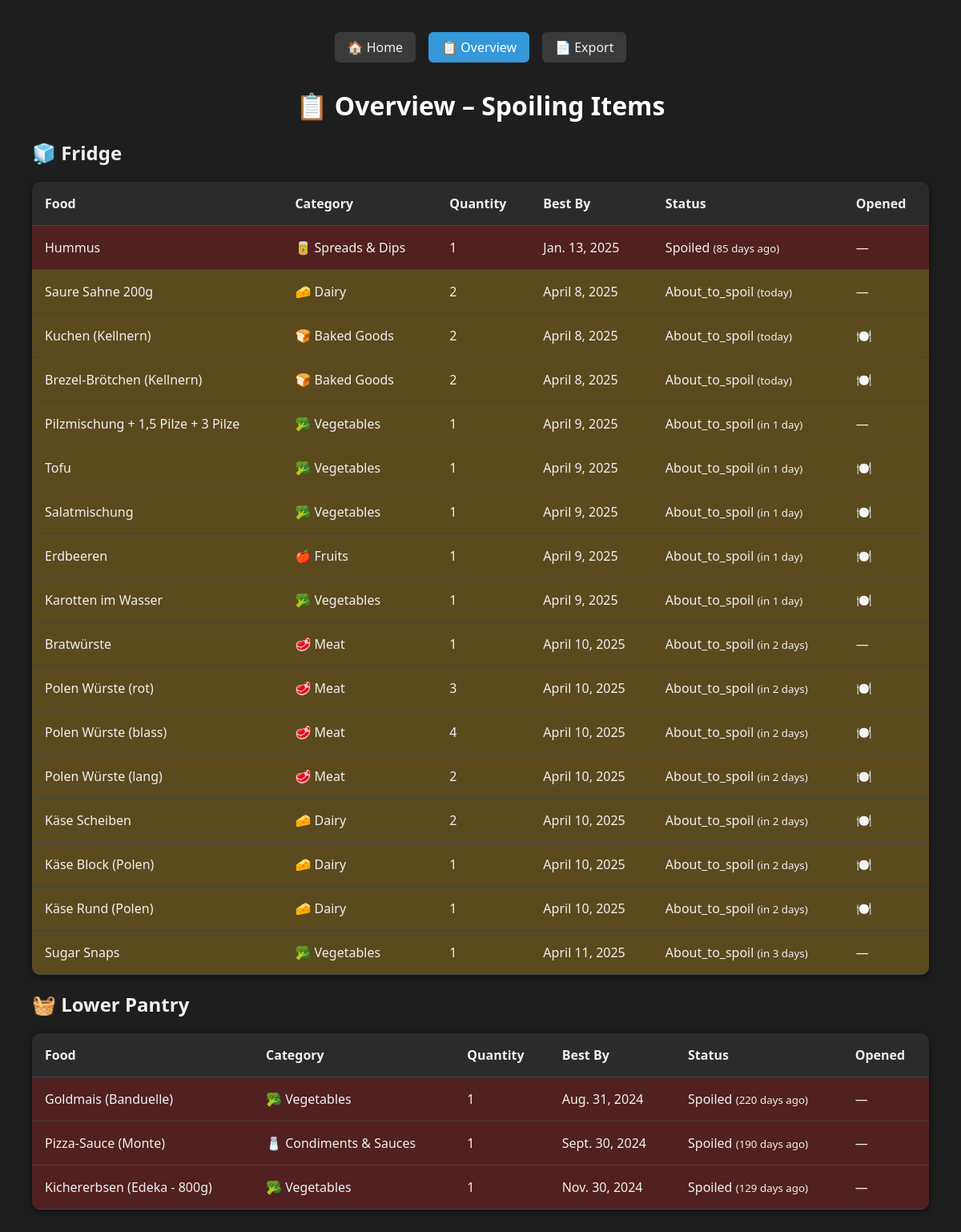
The page /overview/ on the database its author committed.
### fridge/models.py (models this page shows)
class FoodItem(models.Model):
    CATEGORY_CHOICES = [
        ('vegetables', '🥦 Vegetables'),
        ('fruits', '🍎 Fruits'),
        ('dairy', '🧀 Dairy'),
        ('meat', '🥩 Meat'),
        ('poultry', '🍗 Poultry'),
        ('fish', '🐟 Fish & Seafood'),
        ('eggs', '🥚 Eggs'),
        ('baked', '🍞 Baked Goods'),
        ('leftovers', '🍱 Leftovers'),
        ('spreads', '🥫 Spreads & Dips'),
        ('condiments', '🧂 Condiments & Sauces'),
        ('beverages', '🧃 Beverages'),
        ('frozen', '🧊 Frozen Foods'),
        ('snacks', '🍪 Snacks & Sweets'),
        ('prepared', '🍽️ Prepared Meals'),
        ('other', '📦 Other'),
    ]
    STORAGE_CHOICES = [
        ('fridge', '🧊 Fridge'),
        ('freezer', '❄️ Freezer'),
        ('upper_pantry', '🗄️ Upper Pantry'),
        ('lower_pantry', '🧺 Lower Pantry'),
        ('counter', '🧂 Counter'),
        ('candy_cabinet', '🍬 Candy Cabinet'),
        ('hanging_table', '🪑 Hanging Table'),
        ('bar', '🍷 Bar'),
    ]
    name = models.CharField(max_length=100)
    category = models.CharField(max_length=50, choices=CATEGORY_CHOICES)
    quantity = models.IntegerField(default=1)
    best_by = models.DateField(null=True, blank=True)
    storage_location = models.CharField(max_length=50, choices=STORAGE_CHOICES, default='fridge')
    opened = models.BooleanField(default=False)
    @property
    def status(self):
        if self.best_by is None:
            return "unknown"
        today = date.today()
        if self.best_by < today:
            return "spoiled"
        elif self.best_by <= today + timedelta(days=3):
            return "about_to_spoil"
        else:
            return "fresh"
    @property
    def days_left(self):
        if self.best_by is None:
            return "?"
        delta = (self.best_by - date.today()).days
        if delta > 0:
            return f"in {delta} day{'s' if delta > 1 else ''}"
        elif delta == 0:
            return "today"
        else:
            return f"{abs(delta)} day{'s' if abs(delta) > 1 else ''} ago"

### fridge/views.py (the view)
# urls.py: path('overview/', views.overview_view, name='overview'),
def overview_view(request):
    today = timezone.now().date()
    items = FoodItem.objects.all()
    overview = defaultdict(list)
    for item in items:
        status = item.status
        if status in ('spoiled', 'about_to_spoil'):
            overview[item.get_storage_location_display()].append(item)
    for storage in overview:
        overview[storage].sort(key=lambda x: (x.best_by is None, x.best_by))
    return render(request, 'fridge/overview.html', {
        'overview': dict(overview)
    })

### fridge/templates/fridge/overview.html (shortened to what this page needs)
{% extends "fridge/base.html" %}
{% load static %}
{% block content %}
<h1>📋 Overview – Spoiling Items</h1>
{% if overview %}
    {% for location, items in overview.items %}
        <h2>{{ location }}</h2>
        <table>
            <thead>
                <tr>
                    <th>Food</th>
                    <th>Category</th>
                    <th>Quantity</th>
                    <th>Best By</th>
                    <th>Status</th>
                    <th>Opened</th>
                </tr>
            </thead>
            <tbody>
                {% for item in items %}
                    <tr class="{{ item.status }}">
                        <td>{{ item.name }}</td>
                        <td>{{ item.get_category_display }}</td>
                        <td>{{ item.quantity }}</td>
                        <td>{{ item.best_by }}</td>
                        <td>{{ item.status|capfirst }} <small>({{ item.days_left }})</small></td>
                        <td>{% if item.opened %}🍽️{% else %}—{% endif %}</td>
                    </tr>
                {% endfor %}
            </tbody>
        </table>
    {% endfor %}
{% else %}
    <p style="text-align: center; margin-top: 2rem;">🎉 No food is about to spoil!</p>
{% endif %}
{% endblock %}

### fridge/templates/fridge/base.html (shortened to what this page needs)
{% load static %}
<!DOCTYPE html>
<html lang="en">
<head>
    <link rel="stylesheet" href="{% static 'fridge/style.css' %}">
</head>
<body>
    <div class="navbar">
        <a href="{% url 'fridge' %}" class="{% if request.path == '/' %}active{% endif %}">🏠 Home</a>
        <a href="{% url 'overview' %}" class="{% if request.path|slice:'0:9' == '/overview' %}active{% endif %}">📋 Overview</a>
        <a href="{% url 'export_items' %}">📄 Export</a>
    </div>
    <div class="content">
        {% block content %}{% endblock %}
    </div>
</body>
</html>

### fridge/static/fridge/style.css (style rules this page uses)
body { font-family: 'Segoe UI', Tahoma, Geneva, Verdana, sans-serif; background-color: #1e1e1e; color: #f0f0f0; padding: 2rem; }
h1 { text-align: center; color: #ffffff; }
table { width: 100%; border-collapse: collapse; background: #2b2b2b; box-shadow: 0 2px 8px rgba(0,0,0,0.5); border-radius: 10px; overflow: hidden; }
th, td { padding: 1rem; text-align: left; border-bottom: 1px solid #444; color: #f0f0f0; }
.spoiled { background-color: #512020; }
.about_to_spoil { background-color: #5a4a1e; }
.navbar { display: flex; flex-wrap: wrap; gap: 1rem; justify-content: center; margin-bottom: 2rem; }
.navbar a { text-decoration: none; padding: 0.5rem 1rem; border-radius: 6px; background-color: #3a3a3a; color: #f0f0f0; font-weight: 500; transition: background 0.2s ease; }
.navbar a.active { background-color: #3498db; color: white; }

### rows shown on the page
FoodItem: name "Hummus", category "🥫 Spreads & Dips", quantity "1", best_by "Jan. 13, 2025", status "Spoiled", days_left "85 days ago"
FoodItem: name "Saure Sahne 200g", category "🧀 Dairy", quantity "2", best_by "April 8, 2025", status "About_to_spoil", days_left "today"
FoodItem: name "Kuchen (Kellnern)", category "🍞 Baked Goods", quantity "2", best_by "April 8, 2025", status "About_to_spoil", days_left "today"
FoodItem: name "Brezel-Brötchen (Kellnern)", category "🍞 Baked Goods", quantity "2", best_by "April 8, 2025", status "About_to_spoil", days_left "today"
FoodItem: name "Pilzmischung + 1,5 Pilze + 3 Pilze", category "🥦 Vegetables", quantity "1", best_by "April 9, 2025", status "About_to_spoil", days_left "in 1 day"
FoodItem: name "Tofu", category "🥦 Vegetables", quantity "1", best_by "April 9, 2025", status "About_to_spoil", days_left "in 1 day"
FoodItem: name "Salatmischung", category "🥦 Vegetables", quantity "1", best_by "April 9, 2025", status "About_to_spoil", days_left "in 1 day"
FoodItem: name "Erdbeeren", category "🍎 Fruits", quantity "1", best_by "April 9, 2025", status "About_to_spoil", days_left "in 1 day"
FoodItem: name "Karotten im Wasser", category "🥦 Vegetables", quantity "1", best_by "April 9, 2025", status "About_to_spoil", days_left "in 1 day"
FoodItem: name "Bratwürste", category "🥩 Meat", quantity "1", best_by "April 10, 2025", status "About_to_spoil", days_left "in 2 days"
FoodItem: name "Polen Würste (rot)", category "🥩 Meat", quantity "3", best_by "April 10, 2025", status "About_to_spoil", days_left "in 2 days"
FoodItem: name "Polen Würste (blass)", category "🥩 Meat", quantity "4", best_by "April 10, 2025", status "About_to_spoil", days_left "in 2 days"
FoodItem: name "Polen Würste (lang)", category "🥩 Meat", quantity "2", best_by "April 10, 2025", status "About_to_spoil", days_left "in 2 days"
FoodItem: name "Käse Scheiben", category "🧀 Dairy", quantity "2", best_by "April 10, 2025", status "About_to_spoil", days_left "in 2 days"
FoodItem: name "Käse Block (Polen)", category "🧀 Dairy", quantity "1", best_by "April 10, 2025", status "About_to_spoil", days_left "in 2 days"
FoodItem: name "Käse Rund (Polen)", category "🧀 Dairy", quantity "1", best_by "April 10, 2025", status "About_to_spoil", days_left "in 2 days"
FoodItem: name "Sugar Snaps", category "🥦 Vegetables", quantity "1", best_by "April 11, 2025", status "About_to_spoil", days_left "in 3 days"
FoodItem: location "🧺 Lower Pantry", name "Goldmais (Banduelle)", category "🥦 Vegetables", quantity "1", best_by "Aug. 31, 2024", status "Spoiled", days_left "220 days ago"
FoodItem: name "Pizza-Sauce (Monte)", category "🧂 Condiments & Sauces", quantity "1", best_by "Sept. 30, 2024", status "Spoiled", days_left "190 days ago"
FoodItem: name "Kichererbsen (Edeka - 800g)", category "🥦 Vegetables", quantity "1", best_by "Nov. 30, 2024", status "Spoiled", days_left "129 days ago"

### other values the page prints
{{ location }} "🧊 Fridge"
